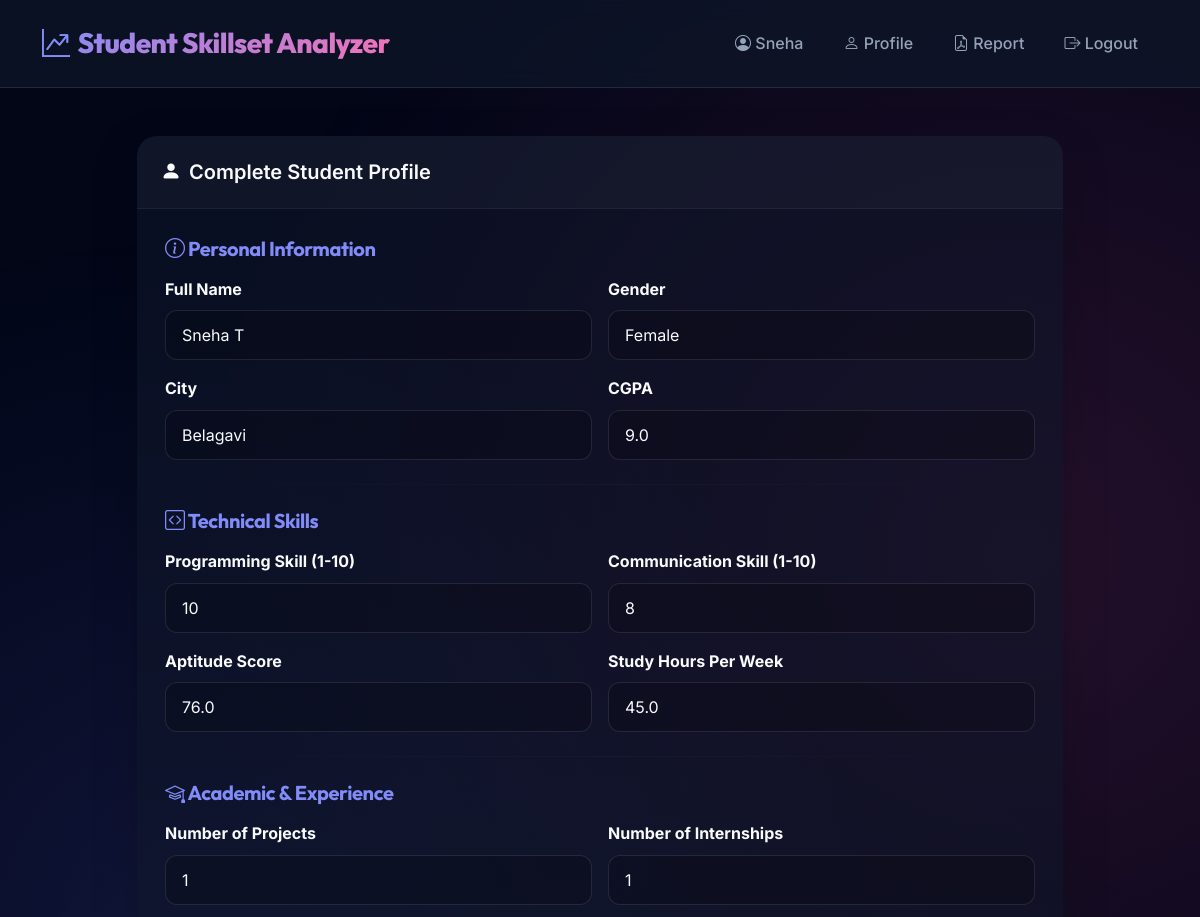
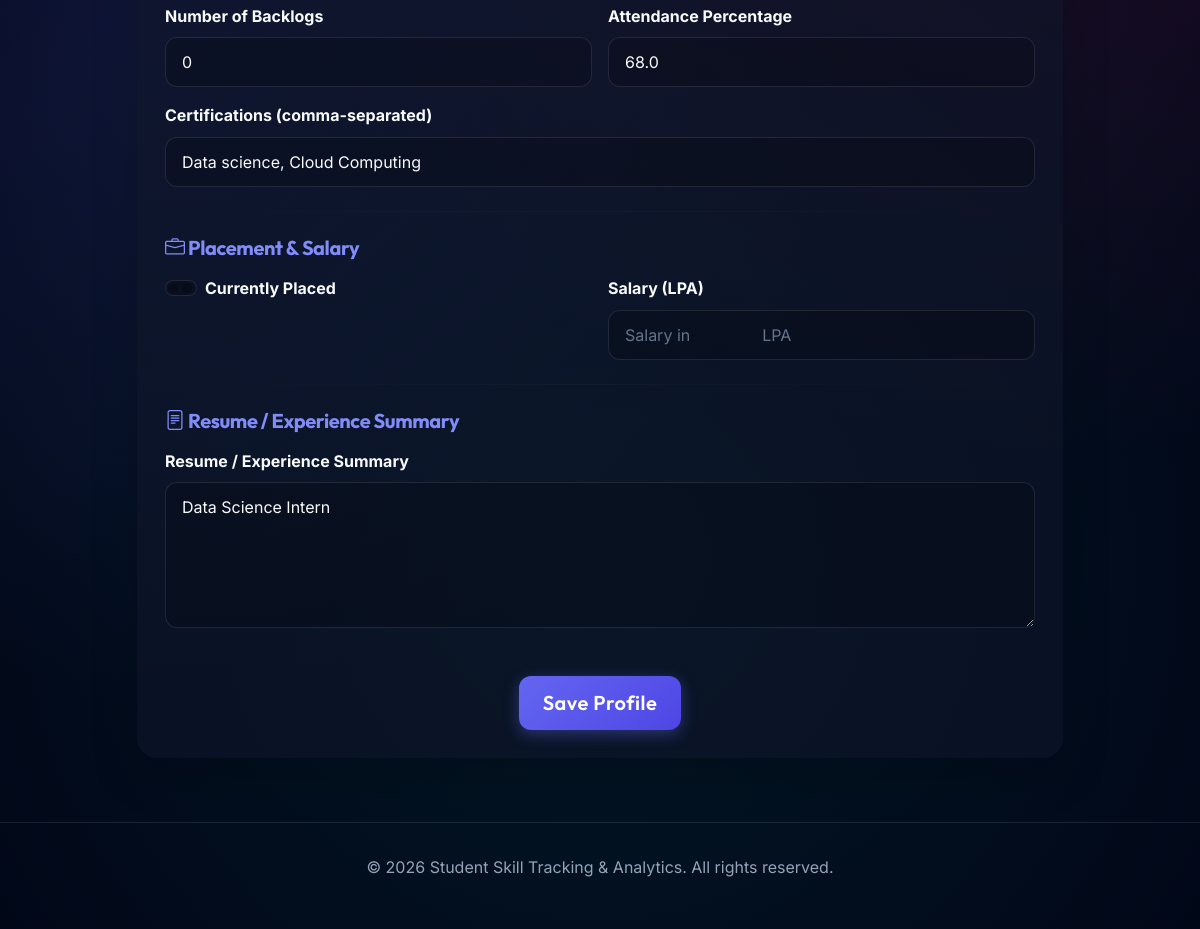
The page /profile (signed in) on the database its author committed (2 pictures, top to bottom).
### models.py (models this page shows, shortened)
class User(UserMixin, db.Model):
    id = db.Column(db.Integer, primary_key=True)
    email = db.Column(db.String(120), unique=True, nullable=False)
    password_hash = db.Column(db.String(128), nullable=False)
    role = db.Column(db.String(20), nullable=False, default="student")
    created_at = db.Column(db.DateTime, default=datetime.utcnow)
    profile = db.relationship("StudentProfile", backref="user", uselist=False)

class StudentProfile(db.Model):
    id = db.Column(db.Integer, primary_key=True)
    user_id = db.Column(db.Integer, db.ForeignKey("user.id"), nullable=False)
    full_name = db.Column(db.String(120), nullable=True)
    gender = db.Column(db.String(20), nullable=True)
    city = db.Column(db.String(100), nullable=True)
    cgpa = db.Column(db.Float, nullable=True)
    programming_skill = db.Column(db.Integer, nullable=True)
    communication_skill = db.Column(db.Integer, nullable=True)
    aptitude_score = db.Column(db.Float, nullable=True)
    internships = db.Column(db.Integer, nullable=True)
    projects = db.Column(db.Integer, nullable=True)
    backlogs = db.Column(db.Integer, nullable=True)
    attendance_percent = db.Column(db.Float, nullable=True)
    certifications = db.Column(db.String(500), nullable=True)
    study_hours_per_week = db.Column(db.Float, nullable=True)
    placed = db.Column(db.Boolean, default=False)
    salary_lpa = db.Column(db.Float, nullable=True)
    resume_text = db.Column(db.Text, nullable=True)
    skill_score = db.Column(db.Float, nullable=True)
    placement_status = db.Column(db.Boolean, nullable=True)
    recommendations = db.Column(db.Text, nullable=True)
    score_history = db.Column(db.Text, nullable=True)
    updated_at = db.Column(db.DateTime, default=datetime.utcnow, onupdate=datetime.utcnow)

### app.py (the view, shortened to what this page needs)
    @app.route("/profile", methods=["GET", "POST"])
    @login_required
    def profile():
        if current_user.role == "admin":
            return redirect(url_for("admin_dashboard"))
        profile = current_user.profile
        if profile is None:
            profile = StudentProfile(user_id=current_user.id)
            db.session.add(profile)
            db.session.commit()
        form = ProfileForm(obj=profile)
        return render_template("profile.html", form=form, profile=profile)

### templates/profile.html (shortened to what this page needs)
{% extends 'base.html' %} {% block content %}
<div class="row g-4 animate-fade-in delay-1">
  <div class="col-lg-10 mx-auto">
    <div class="card shadow-lg border-0">
      <div class="card-header">
        <i class="bi bi-person-fill"></i> Complete Student Profile
      </div>
      <div class="card-body">
        <form method="post" novalidate>
          <div class="mb-4">
            <h5 class="mb-3">
              <i class="bi bi-info-circle"></i> Personal Information
            </h5>
            <div class="row g-3">
              <div class="col-md-6">
                {{ form.full_name.label(class_='form-label fw-bold') }} {{
                form.full_name(class_='form-control') }}
              </div>
              <div class="col-md-6">
                {{ form.gender.label(class_='form-label fw-bold') }}
                {{ form.gender(class_='form-select') }}
              </div>
              <div class="col-md-6">
                {{ form.city.label(class_='form-label fw-bold') }} {{
                form.city(class_='form-control', placeholder='Your city') }}
              </div>
              <div class="col-md-6">
                {{ form.cgpa.label(class_='form-label fw-bold') }} {{
                form.cgpa(class_='form-control', placeholder='0.0 - 10.0') }}
              </div>
            </div>
          </div>
          <hr class="my-4" />
          <div class="mb-4">
            <h5 class="mb-3">
              <i class="bi bi-code-square"></i> Technical Skills
            </h5>
            <div class="row g-3">
              <div class="col-md-6">
                {{ form.programming_skill.label(class_='form-label fw-bold') }}
                {{ form.programming_skill(class_='form-control', min=1, max=10)
                }}
              </div>
              <div class="col-md-6">
                {{ form.communication_skill.label(class_='form-label fw-bold')
                }} {{ form.communication_skill(class_='form-control', min=1,
                max=10) }}
              </div>
              <div class="col-md-6">
                {{ form.aptitude_score.label(class_='form-label fw-bold') }} {{
                form.aptitude_score(class_='form-control', placeholder='0 -
                100') }}
              </div>
              <div class="col-md-6">
                <label class="form-label fw-bold" for="study_hours_per_week"
                  >Study Hours Per Week</label
                >
                {{ form.study_hours_per_week(class_='form-control',
                placeholder='Hours per week') }}
              </div>
            </div>
          </div>
          <hr class="my-4" />
          <div class="mb-4">
            <h5 class="mb-3">
              <i class="bi bi-mortarboard"></i> Academic & Experience
            </h5>
            <div class="row g-3">
              <div class="col-md-6">
                {{ form.projects.label(class_='form-label fw-bold') }} {{
                form.projects(class_='form-control', placeholder='Number of
                projects') }}
              </div>
              <div class="col-md-6">
                {{ form.internships.label(class_='form-label fw-bold') }} {{
                form.internships(class_='form-control', placeholder='Number of
                internships') }}
              </div>
              <div class="col-md-6">
                {{ form.backlogs.label(class_='form-label fw-bold') }} {{
                form.backlogs(class_='form-control', placeholder='Number of
                backlogs') }}
              </div>
              <div class="col-md-6">
                {{ form.attendance_percent.label(class_='form-label fw-bold') }}
                {{ form.attendance_percent(class_='form-control', placeholder='0
                - 100 %') }}
              </div>
              <div class="col-md-12">
                {{ form.certifications.label(class_='form-label fw-bold') }} {{
                form.certifications(class_='form-control',
                placeholder='Comma-separated certifications (e.g., AWS, Google
                Cloud, Azure)') }}
              </div>
            </div>
          </div>
          <hr class="my-4" />
          <div class="mb-4">
            <h5 class="mb-3">
              <i class="bi bi-briefcase"></i> Placement & Salary
            </h5>
            <div class="row g-3">
              <div class="col-md-6">
                <div class="form-check form-switch">
                  {{ form.placed(class_='form-check-input') }} {{
                  form.placed.label(class_='form-check-label fw-bold') }}
                </div>
              </div>
              <div class="col-md-6">
                {{ form.salary_lpa.label(class_='form-label fw-bold') }} {{
                form.salary_lpa(class_='form-control', placeholder='Salary in
                LPA') }}
              </div>
            </div>
          </div>
          <hr class="my-4" />
          <div class="mb-4">
            <h5 class="mb-3">
              <i class="bi bi-file-text"></i> Resume / Experience Summary
            </h5>
            {{ form.resume_text.label(class_='form-label fw-bold') }} {{
            form.resume_text(class_='form-control', rows=5, placeholder='Add
            your resume or experience summary...') }}
          </div>
          <div class="d-grid gap-2 d-md-flex justify-content-md-center mt-5">
            {{ form.submit(class_='btn btn-primary btn-lg') }}
          </div>
        </form>
      </div>
    </div>
  </div>
</div>
{% endblock %}

### templates/base.html (shortened to what this page needs)
<!doctype html>
<html lang="en">
  <head>
    <link href="https://cdn.jsdelivr.net/npm/bootstrap@5.3.2/dist/css/bootstrap.min.css" rel="stylesheet">
    <link rel="stylesheet" href="https://cdn.jsdelivr.net/npm/bootstrap-icons@1.11.0/font/bootstrap-icons.css">
    <link href="/static/css/styles.css" rel="stylesheet">
  </head>
  <body>
    <nav class="navbar navbar-expand-lg navbar-dark sticky-top">
      <div class="container-fluid container">
        <a class="navbar-brand" href="{{ url_for('dashboard') }}">
          <i class="bi bi-graph-up-arrow"></i> Student Skillset Analyzer
        </a>
        <div class="collapse navbar-collapse" id="navbarNav">
          <ul class="navbar-nav ms-auto">
            {% if current_user.is_authenticated %}
              <li class="nav-item">
                <span class="nav-link">
                  <i class="bi bi-person-circle"></i> {{ current_user.email.split('@')[0] }}
                </span>
              </li>
              {% if current_user.role == 'student' %}
                <li class="nav-item"><a class="nav-link" href="{{ url_for('profile') }}"><i class="bi bi-person"></i> Profile</a></li>
                <li class="nav-item"><a class="nav-link" href="{{ url_for('report') }}"><i class="bi bi-file-earmark-pdf"></i> Report</a></li>
              {% else %}
                <li class="nav-item"><a class="nav-link" href="{{ url_for('admin_dashboard') }}"><i class="bi bi-speedometer2"></i> Admin</a></li>
              {% endif %}
              <li class="nav-item"><a class="nav-link" href="{{ url_for('logout') }}"><i class="bi bi-box-arrow-right"></i> Logout</a></li>
            {% else %}
              <li class="nav-item"><a class="nav-link" href="{{ url_for('login') }}"><i class="bi bi-box-arrow-in-right"></i> Login</a></li>
              <li class="nav-item"><a class="nav-link" href="{{ url_for('register') }}"><i class="bi bi-person-plus"></i> Register</a></li>
            {% endif %}
          </ul>
        </div>
      </div>
    </nav>
    <div class="container my-5">
      {% block content %}{% endblock %}
    </div>
    <footer>
      <p>&copy; 2026 Student Skill Tracking & Analytics. All rights reserved.</p>
    </footer>
  </body>
</html>

### static/css/styles.css (style rules this page uses)
:root { --primary: #6366f1; --primary-light: #818cf8; --primary-dark: #4f46e5; --secondary: #ec4899; --secondary-light: #f472b6; --accent: #14b8a6; --bg-dark: #0f172a; --bg-darker: #020617; --text-main: #f8fafc; --text-muted: #94a3b8; --success: #10b981; --warning: #f59e0b; --danger: #ef4444; --info: #3b82f6; --glass-bg: rgba(15, 23, 42, 0.6); --glass-border: rgba(255, 255, 255, 0.1); --glass-shadow: 0 8px 32px 0 rgba(0, 0, 0, 0.3); --transition-fast: 0.2s ease; --transition-smooth: 0.4s cubic-bezier(0.16, 1, 0.3, 1); }
* { margin: 0; padding: 0; box-sizing: border-box; }
body { font-family: 'Inter', sans-serif; background-color: var(--bg-darker); color: var(--text-main); min-height: 100vh; line-height: 1.6; position: relative; overflow-x: hidden; }
body::before { content: ""; position: fixed; top: 0; left: 0; width: 100%; height: 100%; background: radial-gradient(circle at 15% 50%, rgba(99, 102, 241, 0.15) 0%, transparent 50%), radial-gradient(circle at 85% 30%, rgba(236, 72, 153, 0.15) 0%, transparent 50%), radial-gradient(circle at 50% 80%, rgba(20, 184, 166, 0.1) 0%, transparent 50%); z-index: -1; pointer-events: none; }
h1, h2, h3, h4, h5, h6, .navbar-brand { font-family: 'Outfit', sans-serif; font-weight: 700; letter-spacing: -0.02em; }
.navbar { background: rgba(15, 23, 42, 0.7) !important; backdrop-filter: blur(12px); -webkit-backdrop-filter: blur(12px); border-bottom: 1px solid var(--glass-border); padding: 1rem 0; transition: var(--transition-smooth); }
.navbar-brand { font-size: 1.75rem; font-weight: 800; background: linear-gradient(135deg, var(--primary-light), var(--secondary-light)); -webkit-background-clip: text; -webkit-text-fill-color: transparent; display: flex; align-items: center; gap: 0.5rem; }
.navbar-brand i { color: var(--primary-light); -webkit-text-fill-color: var(--primary-light); }
.nav-link { color: var(--text-muted) !important; font-weight: 500; position: relative; transition: var(--transition-fast); padding: 0.5rem 1rem !important; margin: 0 0.25rem; border-radius: 0.5rem; }
.nav-link::after { content: ''; position: absolute; bottom: 0; left: 50%; width: 0; height: 2px; background: var(--primary-light); transition: var(--transition-smooth); transform: translateX(-50%); border-radius: 2px; }
.card { background: var(--glass-bg); backdrop-filter: blur(16px); -webkit-backdrop-filter: blur(16px); border: 1px solid var(--glass-border); border-radius: 1.25rem; box-shadow: var(--glass-shadow); color: var(--text-main); transition: var(--transition-smooth); overflow: hidden; }
.card-header { background: rgba(255, 255, 255, 0.03); border-bottom: 1px solid var(--glass-border); padding: 1.25rem 1.5rem; font-weight: 600; font-size: 1.1rem; display: flex; align-items: center; gap: 0.5rem; }
.card-body { padding: 1.75rem; }
.form-control, .form-select { background: rgba(0, 0, 0, 0.2); border: 1px solid rgba(255, 255, 255, 0.1); color: var(--text-main); border-radius: 0.75rem; padding: 0.75rem 1rem; transition: var(--transition-fast); }
.form-control::placeholder { color: #64748b; }
.form-label { color: var(--text-muted); font-weight: 500; margin-bottom: 0.5rem; }
.btn { padding: 0.75rem 1.5rem; border-radius: 0.75rem; font-weight: 600; font-family: 'Outfit', sans-serif; letter-spacing: 0.5px; transition: var(--transition-smooth); display: inline-flex; align-items: center; gap: 0.5rem; border: none; }
.btn-primary { background: linear-gradient(135deg, var(--primary), var(--primary-dark)); color: white; box-shadow: 0 4px 15px rgba(99, 102, 241, 0.4); }
.animate-fade-in { animation: fadeIn 0.6s ease-out forwards; opacity: 0; }
.delay-1 { animation-delay: 0.1s; }
footer { text-align: center; padding: 2rem 0; margin-top: 4rem; border-top: 1px solid var(--glass-border); color: var(--text-muted); }

### templates/profile.html (style rules this page uses)
.form-label { color: var(--text-main); margin-bottom: 0.5rem; font-weight: 600; }
.form-control, .form-select, .form-check-input { background: rgba(0, 0, 0, 0.2); border-color: rgba(255, 255, 255, 0.1); color: var(--text-main); }
hr { background: linear-gradient( 90deg, transparent 0%, rgba(255, 255, 255, 0.1) 50%, transparent 100% ); border: none; height: 1px; margin: 2.5rem 0; }
h5 { color: var(--primary-light); font-family: 'Outfit', sans-serif; font-weight: 700; }
.card-header { background: rgba(255, 255, 255, 0.03); border-bottom: 1px solid rgba(255, 255, 255, 0.05); font-size: 1.25rem; }

### rows shown on the page
User: email "Sneha"
StudentProfile: full_name "Sneha T", gender "Female", city "Belagavi", cgpa "9.0", programming_skill "10", communication_skill "8", aptitude_score "76.0", study_hours_per_week "45.0", projects "1", internships "1", backlogs "0", attendance_percent "68.0", certifications "Data science, Cloud Computing", resume_text "Data Science Intern"
